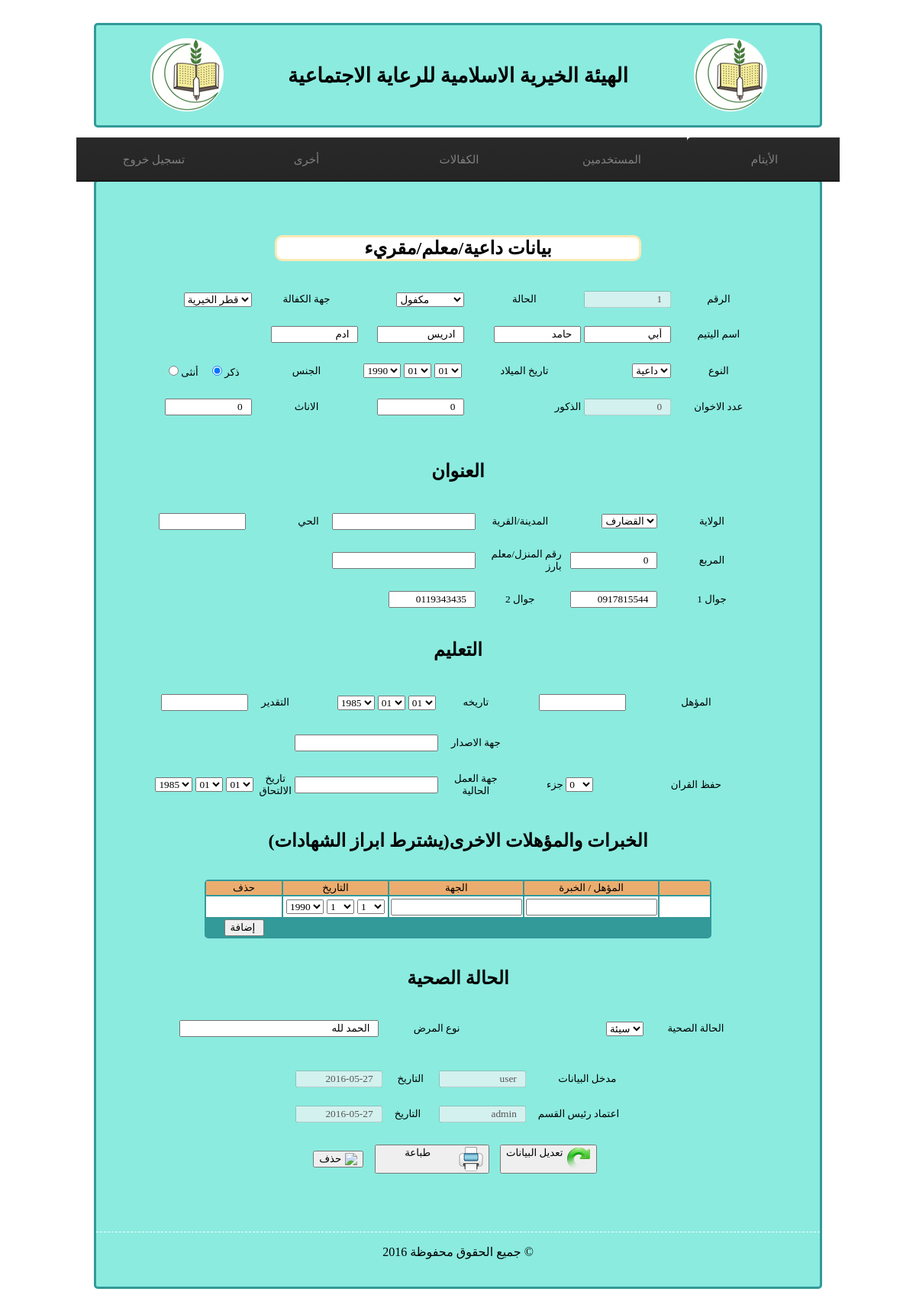
The page /admin/finalPreacher/preacherInfo.php?id=1 on the database its author committed.
### tables this page shows
CREATE TABLE IF NOT EXISTS `sponsor` (
  `id` int(11) NOT NULL AUTO_INCREMENT,
  `name` varchar(100) NOT NULL,
  `numberOFSponsored` int(11) NOT NULL,
  PRIMARY KEY (`id`),
  KEY `id` (`id`)
);

CREATE TABLE IF NOT EXISTS `finalpreacher` (
  `id` int(10) NOT NULL AUTO_INCREMENT,
  `type` int(11) NOT NULL,
  `state` int(10) NOT NULL,
  `warranty_organization` int(11) NOT NULL,
  `saving` int(11) NOT NULL,
  `last_sponsorship_date` date NOT NULL,
  `first_name` varchar(50) NOT NULL,
  `meddle_name` varchar(50) NOT NULL,
  `last_name` varchar(50) NOT NULL,
  `last_4th_name` varchar(50) NOT NULL,
  `birth_date` date NOT NULL,
  `sex` varchar(6) NOT NULL,
  `male_members_no` int(10) NOT NULL,
  `female_members_no` int(10) NOT NULL,
  `residence_state` int(11) NOT NULL,
  `city` varchar(50) NOT NULL,
  `District` varchar(50) NOT NULL,
  `section` int(10) NOT NULL,
  `house_no` varchar(500) NOT NULL,
  `phone1` varchar(50) NOT NULL,
  `phone2` varchar(50) NOT NULL,
  `qualify_name` varchar(50) NOT NULL,
  `qualify_date` varchar(50) NOT NULL,
  `qualify_rating` varchar(50) NOT NULL,
  `quran_parts` int(11) NOT NULL,
  `Issuer` varchar(50) NOT NULL,
  `current_work` varchar(50) NOT NULL,
  `Joining_Date` date NOT NULL,
  `health_state` varchar(50) NOT NULL,
  `ill_cause` varchar(50) NOT NULL,
  `data_entery_name` varchar(50) NOT NULL,
  `data_entery_date` date NOT NULL,
  `head_dep_name` varchar(100) NOT NULL,
  `head_dep_date` date NOT NULL,
  UNIQUE KEY `id` (`id`),
  KEY `residence_state` (`residence_state`),
  KEY `warranty_organization` (`warranty_organization`)
);

CREATE TABLE IF NOT EXISTS `state` (
  `id` int(11) NOT NULL AUTO_INCREMENT,
  `name` varchar(100) NOT NULL,
  UNIQUE KEY `id_4` (`id`),
  KEY `id` (`id`),
  KEY `id_2` (`id`),
  KEY `id_3` (`id`)
);

### admin/finalPreacher/preacherInfo.php (the view, shortened to what the rows shown need)
<!DOCTYPE html PUBLIC "-//W3C//DTD XHTML 1.0 Transitional//EN" "http://www.w3.org/TR/xhtml1/DTD/xhtml1-transitional.dtd">
<html xmlns="http://www.w3.org/1999/xhtml">
<head>
<link href="../../style/pageStyle.css" rel="stylesheet" type="text/css" />
</head>
<body>
<div id="title">
<table width="90%" border="0" align="center">
  <tr>
    <td><h1>الهيئة الخيرية الاسلامية للرعاية الاجتماعية</h1></td>
  </tr>
</table>
</div>
<div class="main">
<div class="login">
    <h2 align="center" class="adress">بيانات داعية/معلم/مقريء </h2>
<br />
<?php
        include('../../utils/finalPreacherAPI.php');
        include('../../utils/siblingAPI.php');
        include('../../utils/sponsorAPI.php');
        include ('../../utils/error_handler.php');
	$id = $_GET['id'];
	$orphan = fp_final_preacher_get_by_id($id);
        include('../../utils/stateAPI.php');
        $curr_state  = fp_states_get_by_id($orphan->residence_state);
?>
<br />
<form action="saveOrphan.php" method="post" >
<table width="85%" border="0" align="center">
  <tr align="center">
    <td width="17%" align="right">
        <?php
        $curr_sponsor = fp_sponsor_get_by_id($orphan->warranty_organization);
        ?>
        <select class="select" tabindex="1" name="sponsor" id="sponsor">
    <?php
                echo "<option value='$curr_sponsor->id'>$curr_sponsor->name</option>";
		$sponsor = $sponsors[$i] ; ?>
    </select>
    </td>
    <td width="14%" align="right">
        <?php fp_select_status_get_by_id($orphan->state); ?>
    </td>
    <td width="14%" align="right">
        <input class="textFiels" name="id" disabled type="text" id="id" size="10" maxlength="30" value="<?php echo $orphan->id?>"  />
    </td>
  </tr>
    <tr align="center">
        <td align="right"><input class="textFiels" name="name4" type="text" id="name4" tabindex="5" size="10" maxlength="30" value="<?php echo $orphan->last_4th_name?>" /></td>
    <td align="right"><input class="textFiels" name="name3" type="text" tabindex="4" id="name3" size="10" maxlength="30"  value="<?php echo $orphan->last_name?>" /></td>
    <td align="right"><input class="textFiels" name="name2" type="text" tabindex="3" id="name2" size="10" maxlength="30"  value="<?php echo $orphan->meddle_name?>" /></td>
    <td align="right"><input class="textFiels" name="name1" tabindex="2" type="text" id="name1" size="10" maxlength="30" value="<?php echo $orphan->first_name?>"  /></td>
  </tr>
    <tr align="right">
        <td align="right">
            <?php fp_select_date_get_by_id(1990, null, $orphan->birth_date)?>
      </td>
    <td width="10%" align="right">
        <?php fp_select_preacher_type_get_by_id($orphan->type);?>
    </td>
  </tr>
      <tr align="center">
  	<td align="right"><input class="textFiels" value="<?php echo $orphan->female_members_no?>" name="lw" type="text" id="sisters_no" size="10" maxlength="30" /></td>
    <td align="right"><input class="textFiels" value="<?php echo $orphan->male_members_no?>" name="dr" type="text" id="brothers_no" size="10" maxlength="30" /></td>
    <td align="right">
        <input class="textFiels" disabled name="lw" value="<?php echo $orphan->female_members_no+$orphan->male_members_no?>" type="text" id="f_mem" size="10" maxlength="30" />
    </td>
  </tr>
</table>
<br />
<br />
<h2 align="center">العنوان</h2>
<br />
<table width="85%" border="0" align="center" id=" ">
  <tr align="center">
    <td width="13%" align="right">
    <select class="select" name="state" id="state">
    <?php
    echo "<option value='$curr_state->id'>$curr_state->name</option>";
		$state = $states[$i] ; ?>
    </select>
      </td>
  </tr>
    <tr align="center">
    <td align="right"><input class="textFiels" name="section" type="text" id="section" size="10" maxlength="30" value="<?php echo $orphan->section?>" /></td>
  </tr>
    <tr align="right">
     <td align="right"><input class="textFiels" name="tel2" type="text" id="tel2" size="10" maxlength="30"  value="<?php echo $orphan->phone2?>"/></td>
    <td align="right"><input class="textFiels" name="tel1" type="text" id="tel1" size="10" maxlength="30" value="<?php echo $orphan->phone1?>" /></td>
  </tr>
</table>
<br />
<h2 align="center">التعليم</h2>
<br />
<table width="85%" border="0" align="center" id=" ">
  <tr align="center">
        <td width="23%" align="right" style="height: 29px">
        <?php fp_select_date_get_by_id(1995, "c", $orphan->qualify_date)?></td>
  </tr>
   <tr align="center">
  	<td style="height: 29px"><?php fp_select_date_get_by_id(1995, "c", $orphan->Joining_Date)?></td>
        <td width="19%" align="center">جزء
	  <select class="select" name="quran" id="quran">
	    <?php
      echo "<option value='".$orphan->quran_parts."'>$orphan->quran_parts</option>'";
	  ?>
	    </select></td>
   </tr>
</table>
<h2 align="center"><b><span dir="RTL" lang="AR-SA"> الخبرات والمؤهلات الاخرى(يشترط ابراز الشهادات)</span>
</b></h2>
<br />
<h2 align="center">الحالة الصحية</h2>
<br />
  <table width="80%" border="0" align="center" id=" ">
  <tr align="center">
  	<td width="35%" align="left"><input class="textFiels" name="illt" type="text" id="illt" size="30" maxlength="30" value="<?php echo $orphan->ill_cause?>"  /></td>
        <td width="2%">
        <select class="select" name="illnessGood1" id="illness">
            <?php
            if($orphan->health_state == 1){
            echo '<option id="goodill"  value="1">جيدة</option>
            <option id="badill"   value="0">سيئة</option>';
            }
            else {
            echo '<option id="badill"   value="0">سيئة</option>
                <option id="goodill"  value="1">جيدة</option>';
            }
            ?>
        </select>
        </td>
  </tr>
</table>
<br />
<table width="50%" border="0" align="center" id=" ">
  <tr>
      <td align="center"><input class="textFiels" disabled name="impt" type="text" id="user_d" size="10" maxlength="30" value="<?php echo $orphan->data_entery_date?>"/></td>
    <td align="center"><input class="textFiels" disabled name="impt" type="text" id="user" size="10" maxlength="30" value="<?php echo $orphan->data_entery_name?>"/></td>
  </tr>
    <tr>
      <td align="center"><input class="textFiels" disabled name="level" type="text" id="sdsg" size="10" maxlength="30" value="<?php echo $orphan->head_dep_date?>"/>   </td>
              <td align="center"><input class="textFiels" disabled name="level" type="text" id="sgsdg" size="10" maxlength="30" value="<?php echo $orphan->head_dep_name?>"/</td>
    <td>اعتماد رئيس القسم</td>
  </tr>
</table>
</div>
</div>
</body>
</html>

### utils/error_handler.php (shortened to what the rows shown need)
<?php
 function fp_select_preacher_type_get_by_id($id){
     echo '<select tabindex="0" class="select" name="status" id="typ">';
           switch($id){
                case 1 :
                    echo
                    '<option value="1">داعية</option>
                    <option value="2">معلم</option>
                    <option value="3">امام</option>
                    <option value="4">مقرء</option>';
                    break;
            }
    echo '</select>';
 }
 function fp_select_status_get_by_id($id){
     echo '<select tabindex="0" class="select" name="status" id="status">';
           switch($id){
                case 1 :
                    echo
                    '<option value="1">مكفول</option>
                    <option value="2">قيد التسويق</option>
                    <option value="3">متوقف</option>';
                    break;
            }
    echo '</select>';
 }
function fp_select_date_get_by_id($start,$name,$date) {
        $string = $date;
        $date = DateTime::createFromFormat("Y-m-d", $string);
        $bd_d = $date->format("d");
        $bd_m = $date->format("m");
        $bd_y = $date->format("Y");
      $d = $name."d";
      $m = $name."m";
      $y = $name."y";
 echo
      "<table width='$80%'border='0'>
      <tr>
        <td><select name='y' class='select' id='$y'>
            <option value='$bd_y'>$bd_y</option>";
        echo "</select></td>
        <td><select class='select' name='m' id='$m'>
            <option value='$bd_m'>$bd_m</option>";
        echo "</select></td>
        <td><select class='select' name='m' id='$d'>
            <option value='$bd_d'>$bd_d</option>";
       echo '</select></td>
      </tr>
      </table>';
      }
?>

### rows shown on the page
sponsor: sponsor "قطر الخيرية"
finalpreacher: status "مكفول", id "1", name4 "ادم", name3 "ادريس", name2 "حامد", name1 "أبي", y "1990 1985 1985", m "01 01 01", status "داعية", lw "0", dr "0", section "0", tel2 "0119343435", tel1 "0917815544", quran "0", illt "الحمد لله", illnessGood1 "سيئة", impt "2016-05-27", impt "user", level "2016-05-27", level "admin"
state: state "القضارف"

### other values the page prints
form field y "1990"
form field m "1"
